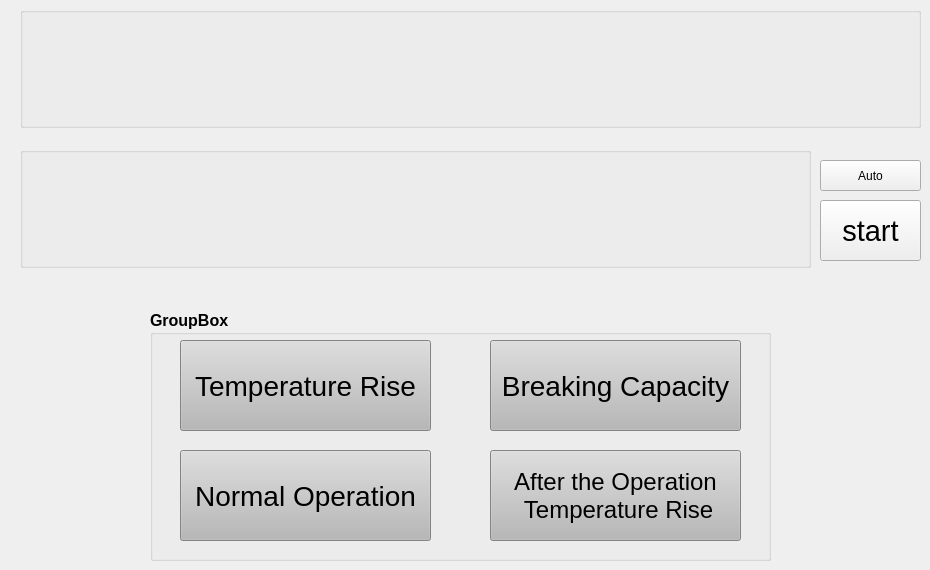
     <widget class="QWidget" name="tab_2">
      <attribute name="title">
       <string>Servo-B</string>
      </attribute>
      <widget class="QToolButton" name="toolButton_start_2">
       <property name="geometry">
        <rect>
         <x>820</x>
         <y>200</y>
         <width>101</width>
         <height>61</height>
        </rect>
       </property>
       <property name="font">
        <font>
         <pointsize>22</pointsize>
        </font>
       </property>
       <property name="styleSheet">
        <string notr="true"/>
       </property>
       <property name="text">
        <string>start</string>
       </property>
      </widget>
      <widget class="QGroupBox" name="groupBox_area_2">
       <property name="geometry">
        <rect>
         <x>20</x>
         <y>7</y>
         <width>901</width>
         <height>121</height>
        </rect>
       </property>
       <property name="mouseTracking">
        <bool>true</bool>
       </property>
       <property name="acceptDrops">
        <bool>true</bool>
       </property>
       <property name="styleSheet">
        <string notr="true"/>
       </property>
       <property name="title">
        <string/>
       </property>
       <property name="flat">
        <bool>true</bool>
       </property>
       <layout class="QVBoxLayout" name="verticalLayout_power_2">
        <property name="leftMargin">
         <number>0</number>
        </property>
        <property name="topMargin">
         <number>0</number>
        </property>
        <property name="rightMargin">
         <number>0</number>
        </property>
        <property name="bottomMargin">
         <number>0</number>
        </property>
       </layout>
      </widget>
      <widget class="QGroupBox" name="groupBox_show_2">
       <property name="geometry">
        <rect>
         <x>20</x>
         <y>147</y>
         <width>791</width>
         <height>121</height>
        </rect>
       </property>
       <property name="minimumSize">
        <size>
         <width>0</width>
         <height>0</height>
        </size>
       </property>
       <property name="maximumSize">
        <size>
         <width>16777215</width>
         <height>16777215</height>
        </size>
       </property>
       <property name="font">
        <font>
         <pointsize>9</pointsize>
        </font>
       </property>
       <property name="mouseTracking">
        <bool>false</bool>
       </property>
       <property name="acceptDrops">
        <bool>false</bool>
       </property>
       <property name="autoFillBackground">
        <bool>false</bool>
       </property>
       <property name="styleSheet">
        <string notr="true"/>
       </property>
       <property name="title">
        <string/>
       </property>
       <property name="flat">
        <bool>true</bool>
       </property>
       <layout class="QVBoxLayout" name="verticalLayout_list_2">
        <property name="leftMargin">
         <number>0</number>
        </property>
        <property name="topMargin">
         <number>0</number>
        </property>
        <property name="rightMargin">
         <number>0</number>
        </property>
        <property name="bottomMargin">
         <number>0</number>
        </property>
       </layout>
      </widget>
      <widget class="QGroupBox" name="groupBox_5">
       <property name="geometry">
        <rect>
         <x>150</x>
         <y>310</y>
         <width>621</width>
         <height>251</height>
        </rect>
       </property>
       <property name="font">
        <font>
         <pointsize>12</pointsize>
         <weight>75</weight>
         <bold>true</bold>
        </font>
       </property>
       <property name="styleSheet">
        <string notr="true">QToolButton {
 background-color: rgb(184, 184, 184);} 

QToolButton:hover { 
background-color: rgb(199, 199, 199);}

QToolButton:pressed { 
background-color: rgb(155, 155, 155);}</string>
       </property>
       <property name="title">
        <string>GroupBox</string>
       </property>
       <widget class="QToolButton" name="toolButton_24">
        <property name="geometry">
         <rect>
          <x>340</x>
          <y>30</y>
          <width>251</width>
          <height>91</height>
         </rect>
        </property>
        <property name="font">
         <font>
          <pointsize>21</pointsize>
         </font>
        </property>
        <property name="styleSheet">
         <string notr="true"/>
        </property>
        <property name="text">
         <string>Breaking Capacity</string>
        </property>
        <property name="autoRaise">
         <bool>false</bool>
        </property>
       </widget>
       <widget class="QToolButton" name="toolButton_26">
        <property name="geometry">
         <rect>
          <x>340</x>
          <y>140</y>
          <width>251</width>
          <height>91</height>
         </rect>
        </property>
        <property name="font">
         <font>
          <pointsize>18</pointsize>
         </font>
        </property>
        <property name="styleSheet">
         <string notr="true"/>
        </property>
        <property name="text">
         <string>After the Operation
 Temperature Rise</string>
        </property>
        <property name="autoRaise">
         <bool>false</bool>
        </property>
       </widget>
       <widget class="QToolButton" name="toolButton_25">
        <property name="geometry">
         <rect>
          <x>30</x>
          <y>140</y>
          <width>251</width>
          <height>91</height>
         </rect>
        </property>
        <property name="font">
         <font>
          <pointsize>21</pointsize>
         </font>
        </property>
        <property name="styleSheet">
         <string notr="true"/>
        </property>
        <property name="text">
         <string>Normal Operation</string>
        </property>
        <property name="autoRaise">
         <bool>false</bool>
        </property>
       </widget>
       <widget class="QToolButton" name="toolButton_23">
        <property name="geometry">
         <rect>
          <x>30</x>
          <y>30</y>
          <width>251</width>
          <height>91</height>
         </rect>
        </property>
        <property name="font">
         <font>
          <pointsize>21</pointsize>
         </font>
        </property>
        <property name="styleSheet">
         <string notr="true"/>
        </property>
        <property name="text">
         <string>Temperature Rise</string>
        </property>
        <property name="autoRaise">
         <bool>false</bool>
        </property>
       </widget>
      </widget>
      <widget class="QPushButton" name="pushButton_2">
       <property name="geometry">
        <rect>
         <x>820</x>
         <y>160</y>
         <width>101</width>
         <height>31</height>
        </rect>
       </property>
       <property name="text">
        <string>Auto</string>
       </property>
      </widget>
     </widget>
